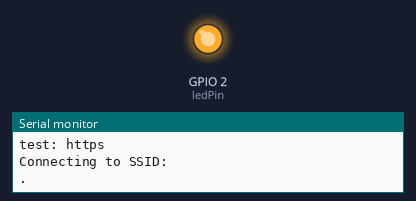
Simulated run of this sketch. Board: ESP8266 (NodeMCU). Shown: output pins drawn as LEDs (lit = HIGH), the last lines printed to the serial monitor. WiFi joins after 1.5 s; servers stay silent unless stated; not simulated (calls return 0 or success): secrets.h.

Above: at 0.11 s.
At 5.1 s:
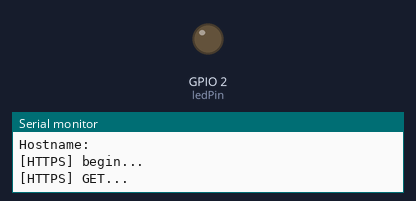
Timing chart, 0 to 6.6 s (numbered marks = the images above):
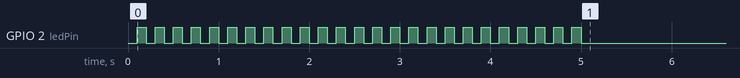

The sketch:

https.ino
```cpp
/*--------------------------------------------------------------
  Program:      https

  Description:  Connect to a secure site and print the response.

  Hardware:     Adafruit Feather Huzzah

  Software:     Developed using arduino-cli 0.21.0.

  Date:         15FEB2022

  Author:       Nicholas Wilde 0x08b7d7a3
--------------------------------------------------------------*/

#include <ESP8266WiFi.h>
#include <Ticker.h>
#include "secrets.h"
#include <WiFiClientSecureBearSSL.h>
#include <ESP8266HTTPClient.h>

// Fingerprint for demo URL, expires on June 2, 2021, needs to be updated well before this date
const uint8_t fingerprint[20] = {
  0xfc, 0xa7, 0xe7, 0xa0, 0x63, 0xfa, 0xa5, 0xbb, 0xd2, 0xd9, 0x40, 0x42, 0x41, 0x62, 0xc5, 0xd8, 0x2e, 0x92, 0x90, 0x9f
};

#define BAUD_RATE 115200        // baud rate used for Serial console
#define DELAY_LOOP 10000         // loop delay time (ms)
#define ANALOG_PIN_NO A0        // analog pin number
#define DELAY_WIFI 5            // delay between samples (s)
#define INTERVAL_BLINK 100      // blink interval (ms)

Ticker blinker;

const char ssid[] = SECRET_SSID;      // your network SSID (name)
const char pass[] = SECRET_PASS;      // your network password
const int ledPin = LED_BUILTIN;
const char * myHostName = SECRET_HOSTNAME;
const char * host = "https://jigsaw.w3.org/HTTP/connection.html";

void setup() {
  Serial.begin(BAUD_RATE);
  while(!Serial);
  Serial.println();
  Serial.println("test: https");
  pinMode(ledPin, OUTPUT);
  blinker.attach_ms(INTERVAL_BLINK, changeState);
  conntectToWifi();
}

void loop() {
  if ((WiFi.status() == WL_CONNECTED)) {
    std::unique_ptr<BearSSL::WiFiClientSecure>client(new BearSSL::WiFiClientSecure);
    client->setFingerprint(fingerprint);
    HTTPClient https;

    Serial.print("[HTTPS] begin...\n");
    if (https.begin(*client, host)) {

      Serial.print("[HTTPS] GET...\n");
      // start connection and send HTTP header
      int httpCode = https.GET();

      // httpCode will be negative on error
      if (httpCode > 0) {
        // HTTP header has been send and Server response header has been handled
        Serial.printf("[HTTPS] GET... code: %d\n", httpCode);

        // file found at server
        if (httpCode == HTTP_CODE_OK || httpCode == HTTP_CODE_MOVED_PERMANENTLY) {
          String payload = https.getString();
          Serial.println(payload);
        }
      } else {
        Serial.printf("[HTTPS] GET... failed, error: %s\n", https.errorToString(httpCode).c_str());
      }

      https.end();
    } else {
      Serial.printf("[HTTPS] Unable to connect\n");
    }
  }
  Serial.println("Wait 10s before next round...");

  delay(DELAY_LOOP);
}

void conntectToWifi(){
  // Connect or reconnect to WiFi
  WiFi.mode(WIFI_STA);
  WiFi.hostname(myHostName);
  Serial.print("Connecting to SSID: ");
  Serial.println(SECRET_SSID);
  while(WiFi.status() != WL_CONNECTED){
    WiFi.begin(ssid, pass);
    Serial.print(".");
    delay(DELAY_WIFI*1e3);
  }
  blinker.detach();
  Serial.println("connected");
  Serial.print("IP Address: ");
  Serial.println(WiFi.localIP());
  Serial.print("Hostname: ");
  Serial.println(WiFi.hostname());
}

void changeState(){
  digitalWrite(ledPin, !(digitalRead(ledPin)));
}
```
